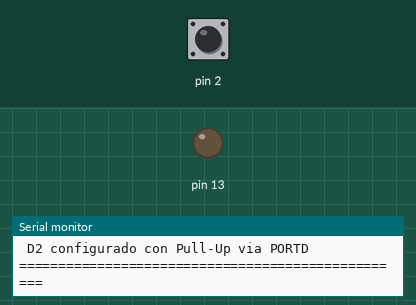
Recording of a sketch running on a simulated Arduino Uno, built with avr-gcc and run on an emulated ATmega328P. On the bench: output pins drawn as LEDs (lit = HIGH), the last lines printed to the serial monitor. The test bench sets the inputs (shaded band); at power-on: pin 2 HIGH.

Above: at 1.2 s.
1.3 s: pin 2 pulled LOW for 0.15 s
At 1.4 s:
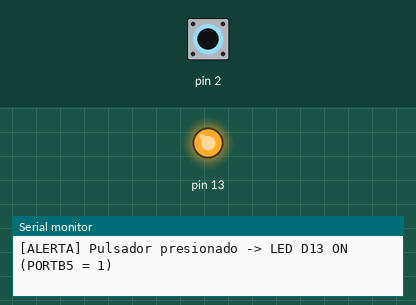
3.0 s: pin 2 pulled LOW for 3.2 s
At 7.3 s:
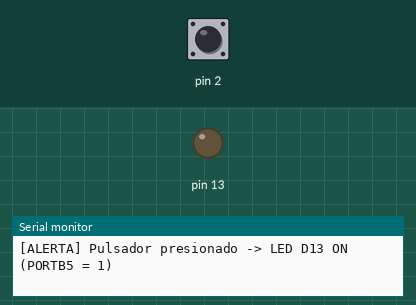
Timing chart, 0 to 8.8 s (numbered marks = the images above; inputs shaded):
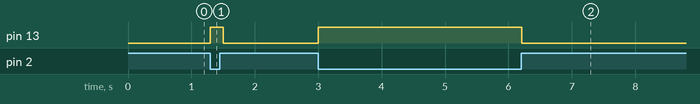

Measured:
- after the input at 1.3 s, pin 13: LOW → HIGH at once, → LOW 0.20 s later
- after the input at 3.0 s, pin 13: LOW → HIGH at once, → LOW 3.2 s later

The sketch:

gpio_registers.ino
```cpp
/*
 * Laboratorio 01: Pinout de Arduino Uno y Manipulación de Registros AVR
 * Curso: Hardware para Telesalud
 * Universidad Peruana Cayetano Heredia (UPCH)
 *
 * Descripción:
 * Demuestra la programación directa de los registros del microcontrolador ATmega328P
 * (DDRB, PORTB, DDRD, PIND) para lograr lecturas y conmutaciones en un solo ciclo de reloj
 * (62.5 ns), técnica fundamental para sistemas biomédicos de tiempo real crítico.
 */

#include <avr/io.h>
#include <util/delay.h>

void setup() {
  // 1. Configurar D13 (PB5) como SALIDA digital usando el registro DDRB
  // Equivalente de alta velocidad a: pinMode(13, OUTPUT);
  DDRB |= (1 << DDB5);

  // 2. Configurar D2 (PD2) como ENTRADA digital usando el registro DDRD
  // Equivalente a: pinMode(2, INPUT);
  DDRD &= ~(1 << DDD2);

  // 3. Activar la resistencia interna de Pull-up en D2 escribiendo 1 en PORTD
  // Equivalente a: pinMode(2, INPUT_PULLUP);
  PORTD |= (1 << PORTD2);

  // Iniciar puerto serial para telemetría
  Serial.begin(115200);
  Serial.println("==================================================");
  Serial.println(" UPCH - Hardware para Telesalud");
  Serial.println(" Lab 01: Registros de Hardware AVR en C/C++");
  Serial.println(" D13 configurado como salida via DDRB");
  Serial.println(" D2 configurado con Pull-Up via PORTD");
  Serial.println("==================================================");
}

void loop() {
  // 4. Leer el estado del pin D2 directamente desde el registro PIND
  // Si el pulsador se presiona, el pin se conecta a GND -> PIND bit 2 es 0
  bool botonPresionado = !(PIND & (1 << PIND2));

  if (botonPresionado) {
    // Encender LED en D13 (PB5) poniendo el bit en 1
    PORTB |= (1 << PORTB5);
    Serial.println("[ALERTA] Pulsador presionado -> LED D13 ON (PORTB5 = 1)");
    delay(200); // Debounce básico
  } else {
    // Apagar LED en D13 (PB5) limpiando el bit a 0
    PORTB &= ~(1 << PORTB5);
  }
}
```
